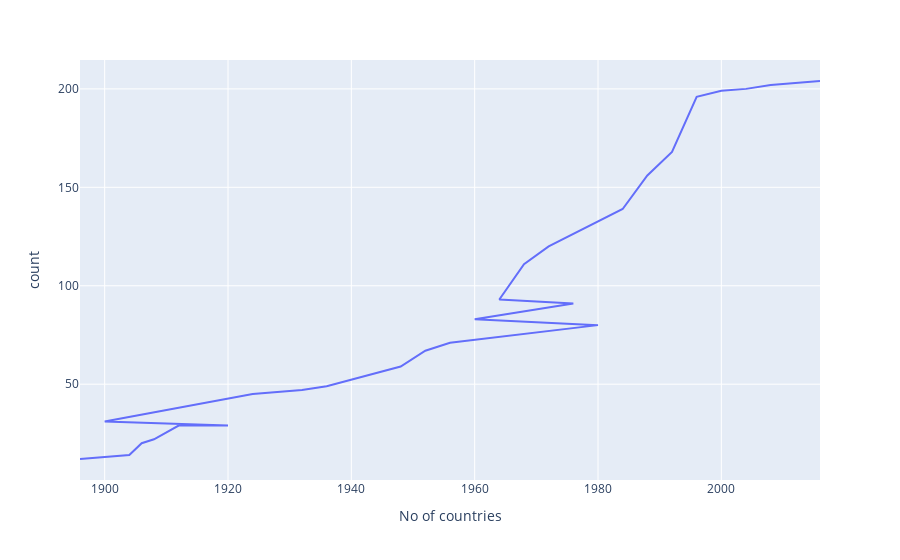

Here is the notebook cell this chart was saved with:
### Code cell
import plotly.express as px
fig=px.line(nations_over_time,x="No of countries",y="count")
fig.show()

### Figure 1 — Plotly figure (JSON) as saved in the notebook; plotly's stock layout.template omitted (floating-point values rounded to 4 significant figures)
{"data": [{"hovertemplate": "No of countries=%{x}<br>count=%{y}<extra></extra>", "legendgroup": "", "line": {"color": "#636efa", "dash": "solid"}, "marker": {"symbol": "circle"}, "mode": "lines", "name": "", "orientation": "v", "showlegend": false, "type": "scatter", "x": [2016, 2012, 2008, 2004, 2000, 1996, 1992, 1988, 1984, 1972, 1968, 1964, 1976, 1960, 1980, 1956, 1952, 1948, 1936, 1932, 1928, 1924, 1900, 1920, 1912, 1908, 1906, 1904, 1896], "xaxis": "x", "y": [204, 203, 202, 200, 199, 196, 168, 156, 139, 120, 111, 93, 91, 83, 80, 71, 67, 59, 49, 47, 46, 45, 31, 29, 29, 22, 20, 14, 12], "yaxis": "y"}], "layout": {"autosize": true, "legend": {"tracegroupgap": 0}, "margin": {"t": 60}, "xaxis": {"anchor": "y", "autorange": true, "domain": [0, 1], "range": [1896, 2016], "title": {"text": "No of countries"}, "type": "linear"}, "yaxis": {"anchor": "x", "autorange": true, "domain": [0, 1], "range": [1.333, 214.7], "title": {"text": "count"}, "type": "linear"}}}
